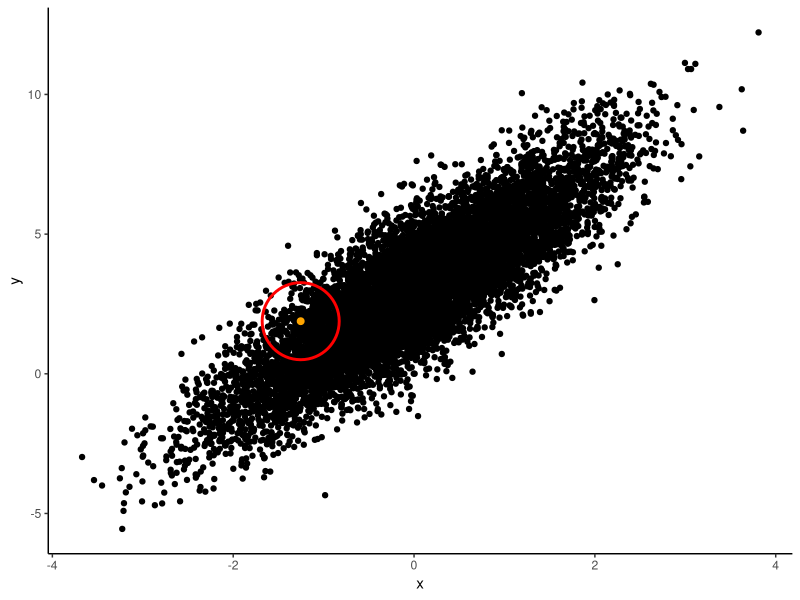
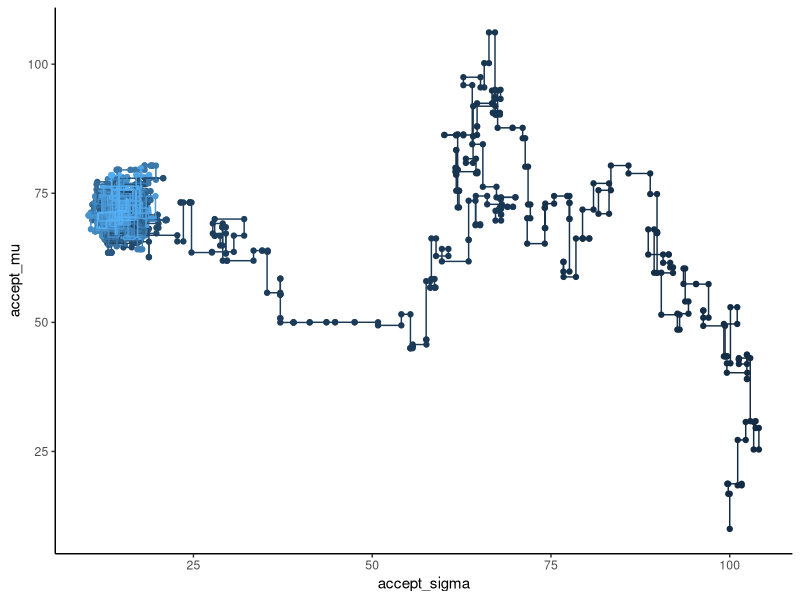
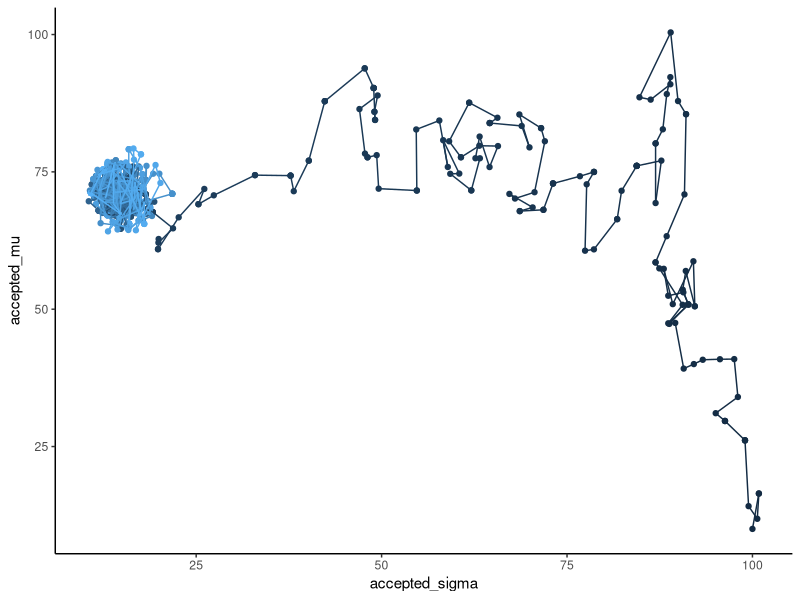

Recreate these plots in R, in order.
## ---- chunk 1
library(tidyverse)
## ---- chunk 2
set.seed(1)
n = 10000
x = rnorm(n)
y = 2*x + 3 + rnorm(n, 0, 1.25)
test = data.frame(x = x, y = y)
ggplot(test, aes(x = x, y = y)) +
  geom_point() + 
  geom_point(data = test[75,],
             pch=21, fill=NA, size=25, colour="red", stroke=1.5) + 
  geom_point(data = test[75,],
             pch=21, fill='orange', size=2, colour="orange", stroke=0.5) +
  theme_classic()
## ---- chunk 3
gibbs_sampling <- function(data, proposed_mu, proposed_sigma, niter = 500){
  
  proposed_param = data.frame(proposed_mu = proposed_mu, proposed_sigma = proposed_sigma)
  accept_param = data.frame(accept_mu = proposed_mu, accept_sigma = proposed_sigma)
  
  current_mu = proposed_mu
  current_sigma = proposed_sigma
  
  for(i in 1:niter){
    
    # Proposal for mu ====
    proposal_draw = rnorm(1, 0, 5)
    
    # Compare the earlier proposal value for mu with the new. 
    candidate1 = sum(log(dnorm(data, current_mu, current_sigma)))
    candidate2 = sum(log(dnorm(data, current_mu + proposal_draw, current_sigma)))
    proposed_param = proposed_param %>%
      bind_rows(data.frame(proposed_mu = current_mu + proposal_draw, proposed_sigma = current_sigma))
    
    # If new proposed value gives you a higher chance of observing first_value, accept it. Otherwise, accept new proposal with probability proportionate to how much lower the posterior is compared to the original proposal. This prevents getting stuck in local maxima.
    if(candidate2 > candidate1){
      current_mu = current_mu + proposal_draw
    } else {
      if(runif(1, 0, 1) <= (exp(candidate2 - candidate1))){
        current_mu = current_mu + proposal_draw
      }
    }
    accept_param = accept_param %>%
      bind_rows(data.frame(accept_mu = current_mu, accept_sigma = current_sigma))
    
    # Proposal for sigma ====
    
    proposal_draw = rnorm(1, 0, 2)
    
    # Compare the earlier proposal value for mu with the new. 
    candidate1 = sum(log(dnorm(data, current_mu, current_sigma)))
    candidate2 = sum(log(dnorm(data, current_mu, current_sigma + proposal_draw)))
    proposed_param = proposed_param %>%
      bind_rows(data.frame(proposed_mu = current_mu, proposed_sigma = current_sigma + proposal_draw))
    # If new proposed value gives you a higher chance of observing first_value, accept it. Otherwise, accept new proposal with probability proportionate to how much lower the posterior is compared to the original proposal. This prevents getting stuck in local maxima.
    if(candidate2 > candidate1){
      current_sigma = current_sigma + proposal_draw
    } else {
      if(runif(1, 0, 1) <= (exp(candidate2 - candidate1))){
        current_sigma = current_sigma + proposal_draw
      }
    }
    accept_param = accept_param %>%
      bind_rows(data.frame(accept_mu = current_mu, accept_sigma = current_sigma))
    
  }
  return(proposed_param %>% bind_cols(accept_param))
}
## ---- chunk 4
metropolis_algo_multiDim <- function(data, proposed_mu, proposed_sigma, niter = 500){
  mu_vector = c(proposed_mu)
  new_mu = c(proposed_mu)
  
  sigma_vector = c(proposed_sigma)
  new_sigma = c(proposed_sigma)
  
  for(i in 1:niter){ #do x runs
    proposal_draw_mu = rnorm(1, 0, 5)# We define an arbitrary proposal mechanism; in this case, you draw from a normal distribution with mean 0 and sd 5
    proposal_draw_sigma = rnorm(1, 0, 2)
    
    # Compare the earlier proposal value for mu with the new. 
    candidate1 = sum(log(dnorm(data, proposed_mu, proposed_sigma)))
    candidate2 = sum(log(dnorm(data, proposed_mu + proposal_draw_mu, proposed_sigma + proposal_draw_sigma)))
    
    new_mu = c(new_mu, proposed_mu + proposal_draw_mu)
    new_sigma = c(new_sigma, proposed_sigma + proposal_draw_sigma)
    
    # If new proposed value gives you a higher chance of observing first_value, accept it. Otherwise, accept new proposal with probability proportionate to how much lower the posterior is compared to the original proposal. This prevents getting stuck in local maxima.
    if(candidate2 > candidate1){
      proposed_mu = proposed_mu + proposal_draw_mu
      proposed_sigma = proposed_sigma + proposal_draw_sigma
    } else {
      if(runif(1, 0, 1) <= (exp(candidate2 - candidate1))){
        proposed_mu = proposed_mu + proposal_draw_mu
        proposed_sigma = proposed_sigma + proposal_draw_sigma
      }
    }
    
    # Store each winning proposal to a vector
    mu_vector = c(mu_vector, proposed_mu)
    sigma_vector = c(sigma_vector, proposed_sigma)
  }
  return(data.frame(mu_vector) %>% cbind(new_mu) %>% cbind(sigma_vector) %>% cbind(new_sigma) %>% `colnames<-`(c('accepted_mu', 'proposed_mu', 'accepted_sigma', 'proposed_sigma')))
}
## ---- chunk 5
set.seed(1)
student_results <- rnorm(n = 30, mean = 70, sd = 15)
student_results[student_results > 100] = 100
## ---- chunk 6
gibbs_sampling(student_results, proposed_mu = 10, proposed_sigma = 100, niter = 1000) %>%
  mutate(series = 1:2001) %>%
  ggplot(aes(x = accept_sigma, y = accept_mu, colour = series)) +
  geom_point() +
  geom_path() +
  theme_classic() +
  theme(legend.position = 'none')
## ---- chunk 7
metropolis_algo_multiDim(student_results, proposed_mu = 10, proposed_sigma = 100, niter = 1000) %>%
  mutate(series = 1:1001) %>%
  ggplot(aes(x = accepted_sigma, y = accepted_mu, colour = series)) +
  geom_point() +
  geom_path() +
  theme_classic() +
  theme(legend.position = 'none')
